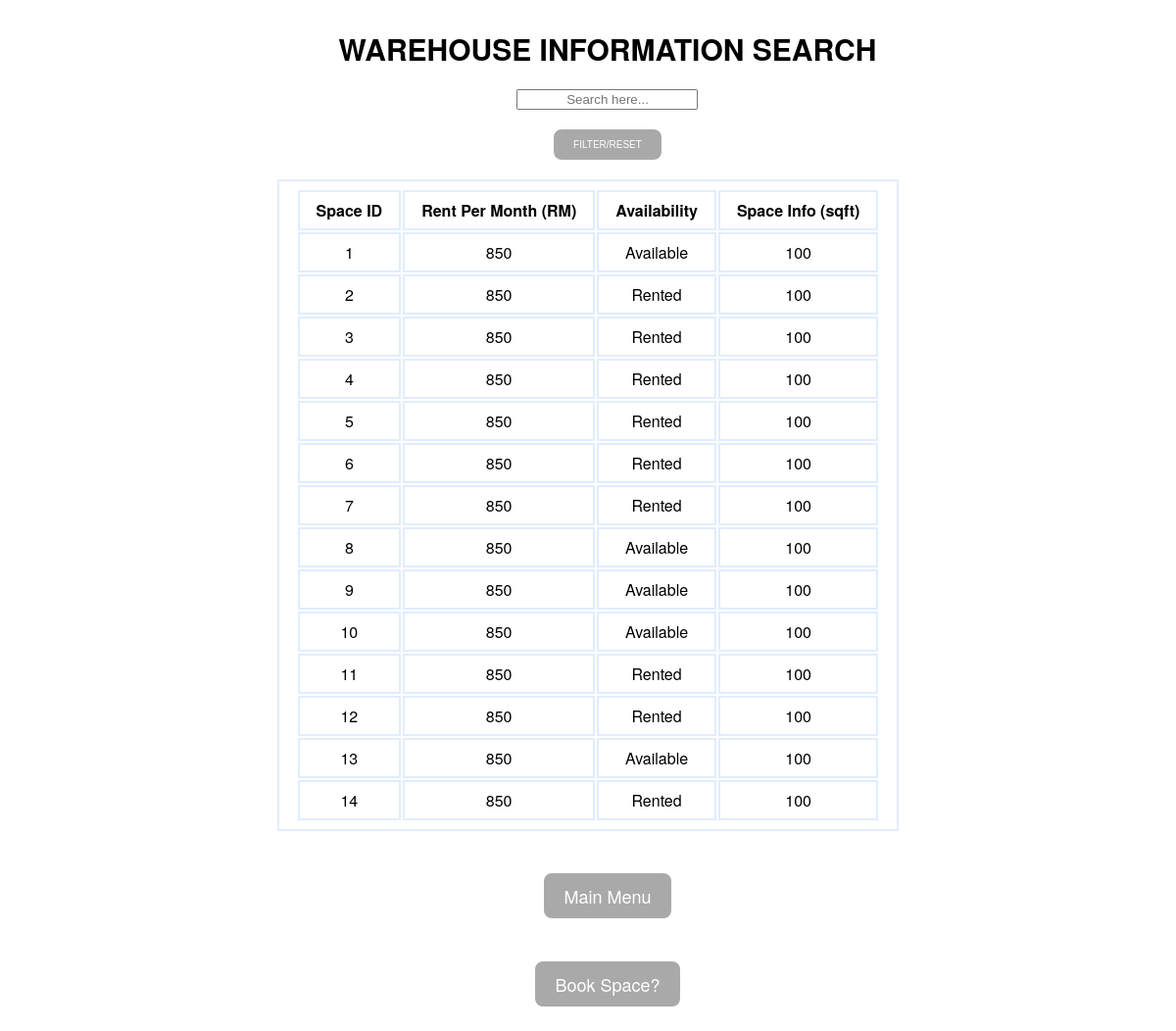
Page /search.php (signed in) on the committed database.
### tables this page shows
CREATE TABLE `warehouse_info` (
  `spaceID` int(255) NOT NULL,
  `price_per_month` varchar(255) NOT NULL,
  `availability` varchar(255) NOT NULL,
  `space_info` int(255) NOT NULL
);

### search.php (the view, shortened to what this page needs)
<?php
if(isset($_POST['search']))
{
    $valueToSearch = $_POST['valueToSearch'];
    $query =  "SELECT * FROM warehouse_info WHERE CONCAT(spaceID, price_per_month, availability, space_info) LIKE '%".$valueToSearch."%'";
    $search_result = filterTable($query);
}
 else {
    $query = "SELECT * FROM warehouse_info";
    $search_result = filterTable($query);
}
function filterTable($query)
{
    include('connect.php');
    $filter_Result = mysqli_query($conn, $query);
    return $filter_Result;
}
?>
<html>
    <head>
    </head>
    <body>
        <h1>Warehouse Information Search</h1>
        <form action="search.php" method="post">
            <input type="text" name="valueToSearch" placeholder="Search here..." class="searchbox"><br><br>
            <input type="submit" name="search" value="FILTER/RESET" class="button"><br><br>
            <table>
                <tr>
                <th>Space ID</th>
                <th>Rent Per Month (RM)</th>
                <th>Availability</th>
                <th>Space Info (sqft)</th>
                </tr>
                <?php while($row = mysqli_fetch_array($search_result)):?>
                <tr>
                    <td><?php echo $row['spaceID'];?></td>
                    <td><?php echo $row['price_per_month'];?></td>
                    <td><?php echo $row['availability'];?></td>
                    <td><?php echo $row['space_info'];?></td>
                </tr>
                <?php endwhile;?>
            </table>
        </form>
            <a href="main.php" class="button1">Main Menu</a><a href="bookSpace.php" class="button1">Book Space?</a>
    </body>
</html>

### search.php (style rules this page uses)
table,tr,th,td { border: 2.5px solid #e1edff; padding: 7px 17px; text-align: center; font-family: "Helvetica Neue", Helvetica, Arial, sans-serif; }
.searchbox { position: center; text-align: center; margin-left: 40px; }
.button { font-size:10px; text-decoration:none; color:#FFF; border:#FFF 2px solid; padding:10px 20px; border-radius:10px; position:center; background:darkgrey; margin-right:0px; margin-left: 40px; }
h1 { text-align: center; text-transform: uppercase; font-size: 30px; margin-left: 40px; font-family: "Helvetica Neue", Helvetica, Arial, sans-serif; }
body { background-image: url(images/image1.jpg); background-size:cover; background-position:center; display:flex; flex-direction:column; justify-content:center; align-items:center; text-align:center; padding:0 20px; }
.button1 { font-size:18px; text-decoration:none; color:#FFF; border:#FFF 2px solid; padding:10px 20px; border-radius:10px; margin-top:25px; margin-bottom:15px; margin-left: 40px; bottom: auto; background-color: darkgrey; font-family: "Helvetica Neue", Helvetica, Arial, sans-serif; }

### rows in the picture
warehouse_info: spaceID "1", price_per_month "850", availability "Available", space_info "100"
warehouse_info: spaceID "2", price_per_month "850", availability "Rented", space_info "100"
warehouse_info: spaceID "3", price_per_month "850", availability "Rented", space_info "100"
warehouse_info: spaceID "4", price_per_month "850", availability "Rented", space_info "100"
warehouse_info: spaceID "5", price_per_month "850", availability "Rented", space_info "100"
warehouse_info: spaceID "6", price_per_month "850", availability "Rented", space_info "100"
warehouse_info: spaceID "7", price_per_month "850", availability "Rented", space_info "100"
warehouse_info: spaceID "8", price_per_month "850", availability "Available", space_info "100"
warehouse_info: spaceID "9", price_per_month "850", availability "Available", space_info "100"
warehouse_info: spaceID "10", price_per_month "850", availability "Available", space_info "100"
warehouse_info: spaceID "11", price_per_month "850", availability "Rented", space_info "100"
warehouse_info: spaceID "12", price_per_month "850", availability "Rented", space_info "100"
warehouse_info: spaceID "13", price_per_month "850", availability "Available", space_info "100"
warehouse_info: spaceID "14", price_per_month "850", availability "Rented", space_info "100"
